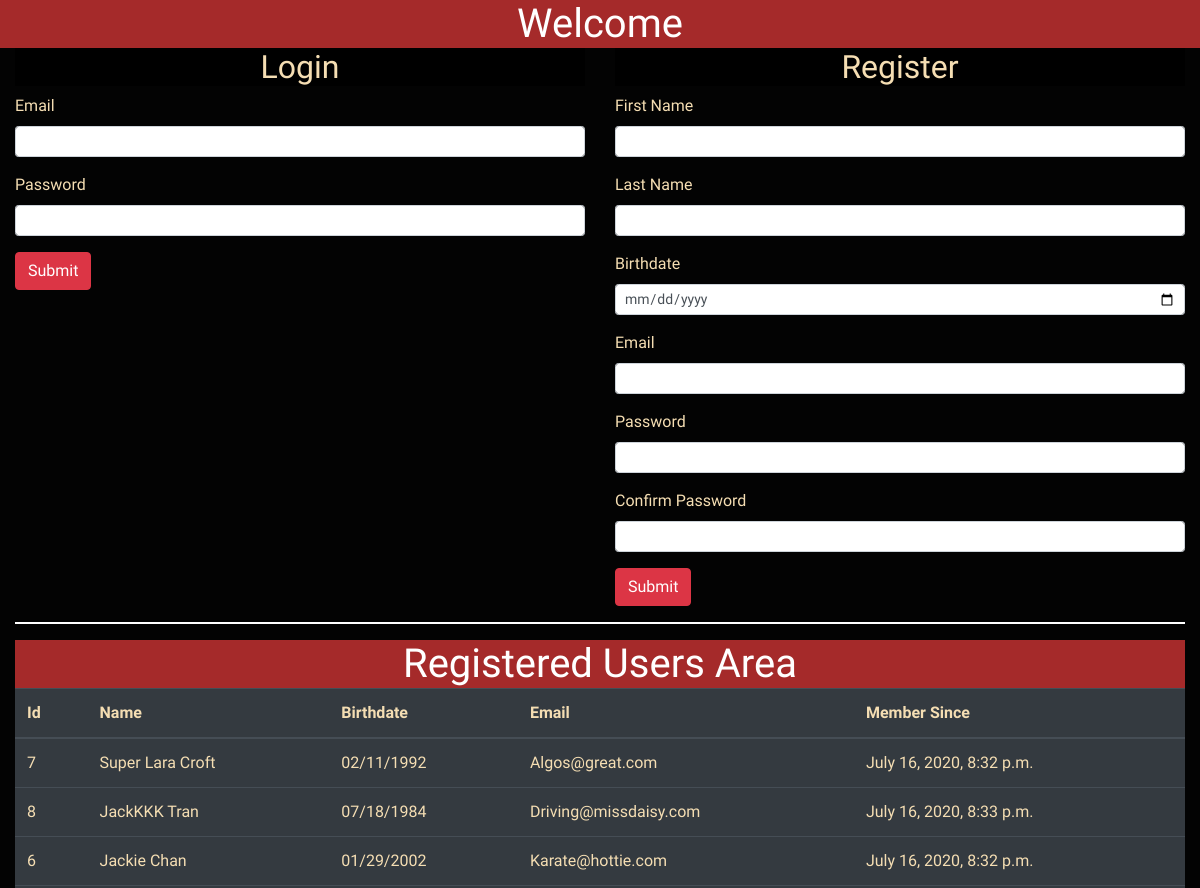
The page / on the database its author committed.
### log_reg_app/models.py (models this page shows, shortened)
class User(models.Model):
    first_name = models.CharField(max_length=255)
    last_name = models.CharField(max_length=255)
    email = models.EmailField(unique=True)
    birth_date = models.DateTimeField()
    password = models.CharField(max_length=255)
    created_at = models.DateTimeField(auto_now_add=True)
    updated_at = models.DateTimeField(auto_now=True)
    objects = UserManager()

### log_reg_app/views.py (the view)
# urls.py: path('', views.index),
def index(request):
    context = {
        'users': User.objects.get_all_by_email()
    }
    return render(request, 'index.html', context)

### log_reg_app/models.py (called while the page is built)
    def get_all_by_email(self):
        return self.order_by('email')

### dashboard/log_reg_app/templates/index.html (shortened to what this page needs)
<!DOCTYPE html>
<html lang="en">
<head>
    <link href="https://stackpath.bootstrapcdn.com/bootstrap/4.5.0/css/bootstrap.min.css" rel="stylesheet"
>
    {% load static %}
    <link rel="stylesheet" href="{% static 'css/style.css' %}">
</head>
<body>
    <h1>Welcome</h1>
    <div class="container-fluid">
        <div class="row">
            <div class="login_field col-sm">
                <h2>Login</h2>
                <form action="/login" method="post">
                    <div class="form-group">
                        <label for="email">Email</label>
                        <input type="email" name="email" id="email" class="form-control form-control-sm">
                    </div>
                    <div class="form-group">
                        <label for="password">Password</label>
                        <input type="password" name="password" id="password" class="form-control form-control-sm">
                    </div>
                    <button class="btn btn-danger">Submit</button>
                </form>
            </div>
            <div class="register_field col-sm">
                <h2>Register</h2>
                <form action="/create" method="post">
                    <div class="form-group">
                        <label for="first_name">First Name</label>
                        <input type="text" name="first_name" id="first_name" class="form-control form-control-sm">
                    </div>
                    <div class="form-group">
                        <label for="last_name">Last Name</label>
                        <input type="text" name="last_name" id="last_name" class="form-control form-control-sm">
                    </div>
                    <div class="form-group">
                        <label for="birth_date">Birthdate</label>
                        <input type="date" name="birth_date" class="form-control form-control-sm" id="birth_date">
                    </div>
                    <div class="form-group">
                        <label for="email">Email</label>
                        <input type="email" name="email" id="email" class="form-control form-control-sm">
                    </div>
                    <div class="form-group">
                        <label for="password">Password</label>
                        <input type="password" name="password" id="password" class="form-control form-control-sm">
                    </div>
                    <div class="form-group">
                        <label for="confirm">Confirm Password</label>
                        <input type="password" name="confirm" id="confirm" class="form-control form-control-sm">
                    </div>
                    <button class="btn btn-danger">Submit</button>
                </form>
            </div>
        </div>
        <hr>
        <h1>Registered Users Area</h1>
        <div class="table-wrapper-scroll-y my-custom-scrollbar">
            <table class="table table-dark ">
                <thead>
                    <tr>
                        <th scope="col">Id</th>
                        <th scope="col">Name</th>
                        <th scope="col">Birthdate</th>
                        <th scope="col">Email</th>
                        <th scope="col">Member Since</th>
                    </tr>
                </thead>
                <tbody>
                    {% for user in users %}
                    <tr>
                        <td>{{user.id}}</td>
                        <td>{{user.first_name}} {{user.last_name}}</td>
                        <td>{{user.birth_date|date:"SHORT_DATE_FORMAT"}}</td>
                        <td>{{user.email}}</td>
                        <td>{{user.created_at}}</a>
                    </tr>
                    {% endfor %}
                </tbody>
            </table>
        </div>
</body>
</html>

### log_reg_app/static/css/style.css (style rules this page uses)
* { font-family: 'Raleway', sans-serif; color: wheat; }
.login_field { height: fit-content; display: inline-block }
.register_field { height: fit-content; vertical-align: top; display: inline-block }
.container-fluid { background-color: rgb(3, 3, 3); }
h1 { color: white; background-color: brown; margin: 0; text-align: center; }
h2 { background-color: black; text-align: center; }
.my-custom-scrollbar { position: relative; width: 100%; height: 200px; overflow: auto; }
.table-wrapper-scroll-y { display: block; }
hr { border: 1px solid white; }

### rows shown on the page
User: id "7", first_name "Super Lara", last_name "Croft", birth_date "02/11/1992", email "Algos@great.com", created_at "July 16, 2020, 8:32 p.m."
User: id "8", first_name "JackKKK", last_name "Tran", birth_date "07/18/1984", email "Driving@missdaisy.com", created_at "July 16, 2020, 8:33 p.m."
User: id "6", first_name "Jackie", last_name "Chan", birth_date "01/29/2002", email "Karate@hottie.com", created_at "July 16, 2020, 8:32 p.m."
